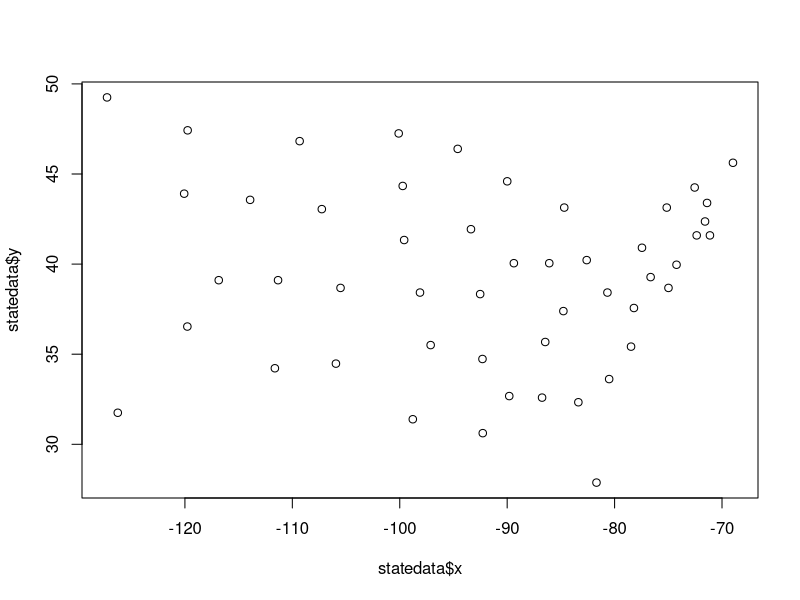
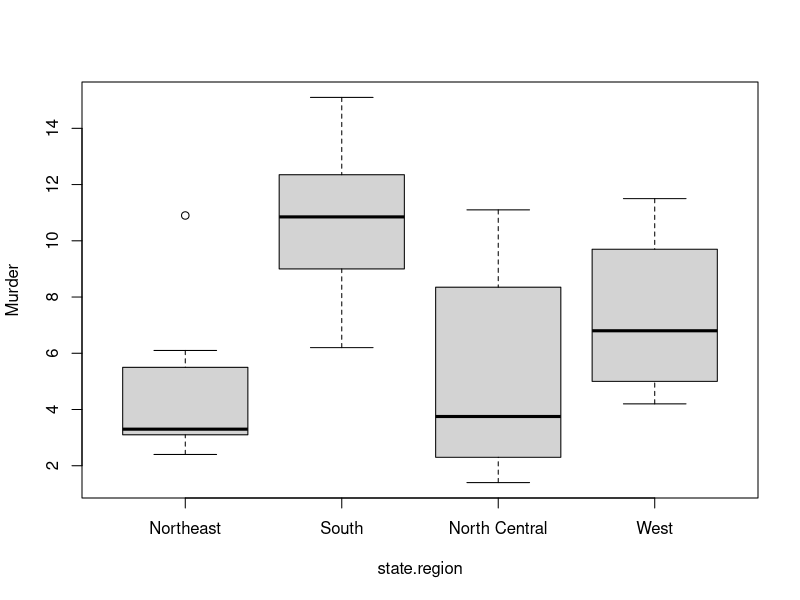
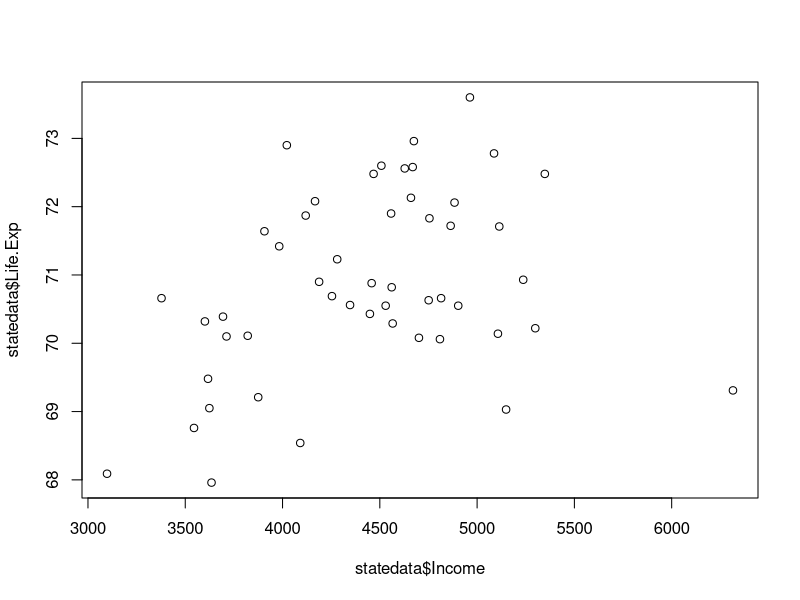

Reproduce these figures in R, in order. (Note: this script raises an error after producing the figures.)
### 2.4: State Data

### Load data
data(state)
statedata = cbind(data.frame(state.x77), state.abb, state.area, state.center,  state.division, state.name, state.region)

# 1.1
plot(statedata$x, statedata$y)

# 1.2
tapply(statedata$HS.Grad, statedata$state.region, mean)

# 1.3: Boxplot
boxplot(Murder ~ state.region, data = statedata)

# 1.4: Outlier from boxplot
temp <- subset(statedata, state.region == 'Northeast')
temp1 <- subset(temp, Murder == max(Murder))

########################################################

# 2.1
LinReg = lm(Life.Exp ~ Population + Income + Illiteracy + Murder + HS.Grad + Frost + Area, data=statedata)
summary(LinReg)

# 2.3
plot(statedata$Income, statedata$Life.Exp)

########################################################

# 3.1
# Try removing variables until all have p-value ~ < .05
pred2 = lm(Life.Exp ~ Population + Income + Illiteracy + Murder + HS.Grad + Frost, data = statedata)
summary(pred2)
pred3 = lm(Life.Exp ~ Population + Income + Murder + HS.Grad + Frost, data = statedata)
summary(pred3)
pred4 = lm(Life.Exp ~ Population + Murder + HS.Grad + Frost, data = statedata)
summary(pred4)

# 3.3
pred = predict(pred4)
sort(pred)
which.min(statedata$Life.Exp)
statedata$state.name[40]

# 3.4
which.max(statedata$Life.Exp)
statedata$state.name[11]

# 3.5
sort(abs(model$residuals))